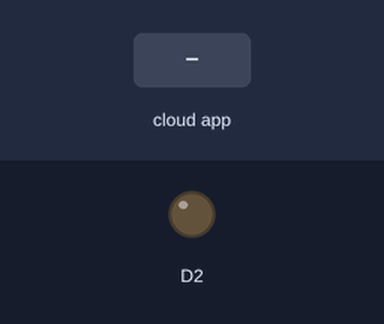
A sketch run on a simulated ESP8266 (NodeMCU). Shown: output pins drawn as LEDs (lit = HIGH). Inputs (shaded band) come from the test bench. WiFi joins after 1.5 s; servers stay silent unless stated; no MQTT or app messages arrive unless stated; what the sketch prints to the serial monitor is not drawn.

Above: at 2.7 s.
2.8 s: the phone or cloud app sets button to ON
At 3.2 s:
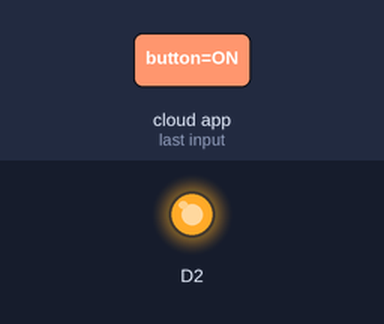
4.3 s: the phone or cloud app sets slider to OFF
At 5.4 s:
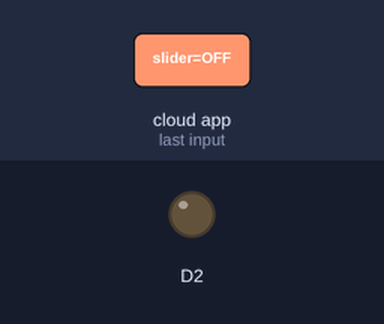
Timing chart, 0 to 7.3 s (numbered marks = the images above; inputs shaded):
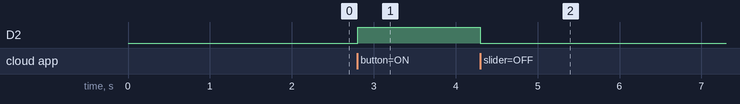

The sketch:

adafruit_led.ino
```cpp
#include <ESP8266WiFi.h>
#include <Adafruit_MQTT.h>
#include <Adafruit_MQTT_Client.h>

#define ssid "HAPPY HOME"
#define pass "umang@!!@@"

#define server "io.adafruit.com"
#define port 1883
#define user "umang1122"
#define api "b583f8cbef00474481f4bce7b076e1f7"

WiFiClient client;
Adafruit_MQTT_Client mqtt(&client,server,port,user,api);
Adafruit_MQTT_Subscribe button = Adafruit_MQTT_Subscribe(&mqtt,user"/feeds/button");
Adafruit_MQTT_Subscribe slider = Adafruit_MQTT_Subscribe(&mqtt,user"/feeds/slider");

void setup() {
    Serial.begin(9600);
    Serial.println("Connecting to Wifi");
    WiFi.begin(ssid,pass);
    while(WiFi.status()!= WL_CONNECTED){
        Serial.print(".");
        delay(500);
      }
    Serial.println("WiFi connected");
    pinMode(D2,OUTPUT);
    mqtt.subscribe(&button);
    mqtt.subscribe(&slider);
}

void MQTT_Connect(){
     if (mqtt.connected()){
      return;
      }
     Serial.println("Connecting to MQTT...");
     int ret, retries=3;
     while((ret=mqtt.connect())!=0){
          Serial.println(mqtt.connectErrorString(ret));
          Serial.println("Retrying after 5 secs");
          mqtt.disconnect();
          delay(5000);
          retries--;
          if(retries == 0){
            while(1);
            }
      }
      Serial.println("MQTT Connected");
  }

void loop() {
     MQTT_Connect();
     Adafruit_MQTT_Subscribe *subscription;
     while(subscription= mqtt.readSubscription(5000)){
          if(subscription == &button){
            char* message = (char*)button.lastread;
              Serial.println(message);
              if(strcmp(message,"ON") == 0){
                  Serial.println("LED ON");
                  digitalWrite(D2,HIGH);
                }
              if(strcmp(message,"OFF") == 0){
                  Serial.println("LED OFF");
                  digitalWrite(D2,LOW);
                }
            }

            if(subscription == &slider){
            char* bright = (char*)slider.lastread;
              Serial.println(bright);
              int i = atoi(bright);
              analogWrite(D2,i);
            }
      }
}
```

Measured:
- after the input at 2.8 s, D2: LOW → HIGH at once
- after the input at 4.3 s, D2: HIGH → LOW at once
